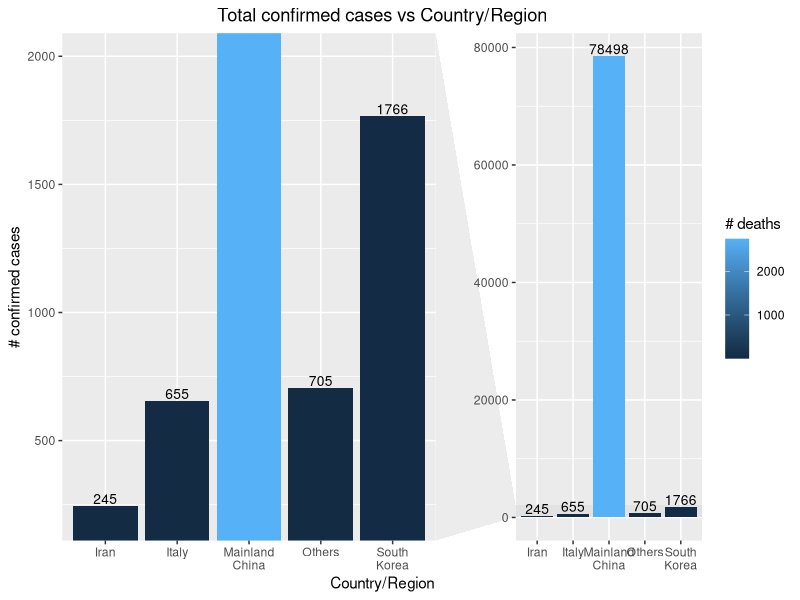

Reproduce this figure in R.
library(ggplot2)
library(dplyr)
library(ggforce)

dataset <- read.csv("../data/2-27 dataset/02-27-2020.csv",
                    stringsAsFactors = F)
dataset <- dataset %>%
  filter(!is.na(Confirmed))
dataset[is.na(dataset)] <- 0
dataset <- dataset %>%
  group_by(Country.Region) %>%
  summarize(total_confirmed = sum(Confirmed),
            total_death = sum(Deaths)) %>%
  top_n(5, wt = total_confirmed)
dataset$Country.Region = gsub("\\s", "\n", dataset$Country.Region)
confirmed_region_plot <- ggplot(dataset, aes(x = Country.Region,
                                             y = total_confirmed,
                                             fill = total_death)) +
  geom_bar(stat = "identity", position = position_dodge()) +
  geom_text(aes(label = total_confirmed), vjust = -0.2, color = "black",
            position = position_dodge(0.9), size = 3.5) +
  facet_zoom(ylim = c(200, 2000)) +
  ggtitle("Total confirmed cases vs Country/Region") +
  theme(plot.title = element_text(hjust = 0.5)) +
  labs(x = "Country/Region",
       y = "# confirmed cases",
       fill = "# deaths")

